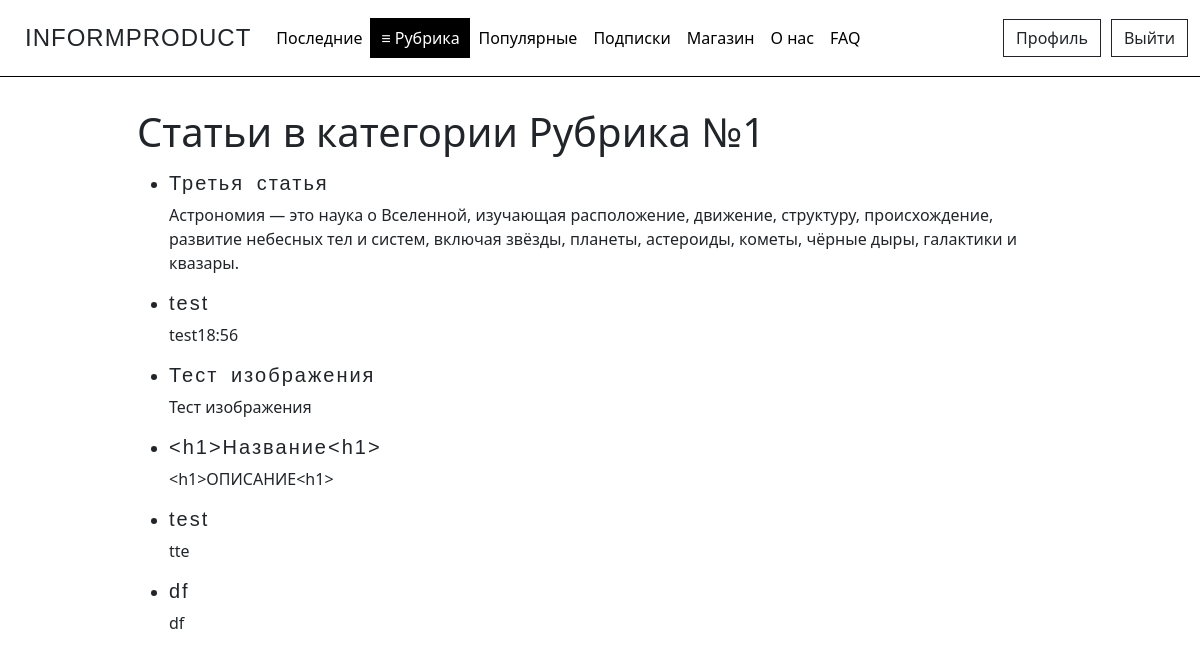
The app's page /categories/Category №1 (signed in) with its own data.
### journal/models.py (models this page shows, shortened)
class Article(models.Model):
    CATEGORY_CHOICES = [
        ('Category №1', 'Рубрика №1'),
        ('Category №2', 'Рубрика №2'),
        ('Category №3', 'Рубрика №3'),
        ('Category №4', 'Рубрика №4'),
        ('Category №5', 'Рубрика №5'),
    ]
    title = models.CharField('Название', max_length=100)
    description = models.TextField('Описание')
    text = models.TextField('Основной текст')
    category = models.CharField(max_length=50, verbose_name='Рубрика', choices=CATEGORY_CHOICES, default='Рубрика №1')
    author = models.ForeignKey(User, verbose_name='Автор', on_delete=models.CASCADE)
    publication = models.BooleanField('Статус публикации', default=False)
    date = models.DateTimeField('Дата', default=timezone.now)
    likes = models.IntegerField('Количество лайков', default=0)
    img = models.ImageField('Превью', default='default_preview.png', upload_to='preview_images')
    class Meta:
        verbose_name = 'Статью'
        verbose_name_plural = 'Статьи'

### journal/views.py (the view)
# urls.py: path('categories/<str:category>', views.CategoriesDetailView.as_view(), name='categories'),
class CategoriesDetailView(ListView):
    model = Article
    template_name = 'journal/categories.html'
    context_object_name = 'articles'
    def get_queryset(self):
        category = self.kwargs['category']
        return Article.objects.filter(category=category, publication=True)
    def get_context_data(self, **kwargs):
        ctx = super().get_context_data(**kwargs)
        category = self.kwargs['category']
        category_choices = dict(Article. CATEGORY_CHOICES)
        if category in category_choices:
            ctx['category'] = category_choices[category]
        return ctx

### journal/templates/journal/categories.html (shortened to what this page needs)
{% extends 'journal/base.html' %}
{% block content %}
  <h1>Статьи в категории  {{category}}</h1>
  <ul>
    {% for article in articles %}
      <li>
          <h2>{{article.title}}</h2>
          <p>{{article.description }}</p>
      </li>
    {% endfor %}
  </ul>
{% endblock %}

### journal/static/journal/main.css (style rules this page uses)
body { background-repeat: no-repeat; background-size: cover; background-attachment: fixed; background-position: center; padding-top: 60px; }
.comment_text label, h2 { font-family: 'Impact', sans-serif; letter-spacing: 2px; word-spacing: 5px; font-size: 20px; margin-top: 15px; }

### records on screen
Article: title "Третья статья", description "Астрономия — это наука о Вселенной, изучающая расположение, движение, структуру, происхождение, развитие небесных тел и систем, включая звёзды, планеты, астероиды, кометы, чёрные дыры, галактики и квазары."
Article: title "test", description "test18:56"
Article: title "Тест изображения", description "Тест изображения"
Article: title "<h1>Название<h1>", description "<h1>ОПИСАНИЕ<h1>"
Article: title "test", description "tte"
Article: title "df", description "df"

### other values on screen
{{ category }} "Рубрика №1"
